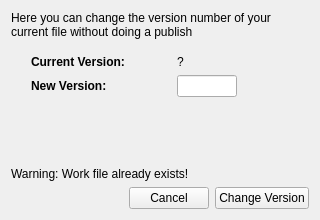
<?xml version="1.0" encoding="UTF-8"?>
<ui version="4.0">
 <class>ChangeVersionForm</class>
 <widget class="QWidget" name="ChangeVersionForm">
  <property name="geometry">
   <rect>
    <x>0</x>
    <y>0</y>
    <width>320</width>
    <height>220</height>
   </rect>
  </property>
  <property name="minimumSize">
   <size>
    <width>320</width>
    <height>220</height>
   </size>
  </property>
  <property name="maximumSize">
   <size>
    <width>16777215</width>
    <height>16777215</height>
   </size>
  </property>
  <property name="windowTitle">
   <string>Form</string>
  </property>
  <layout class="QVBoxLayout" name="verticalLayout" stretch="0,0,0,1,1,0">
   <item>
    <widget class="QLabel" name="label">
     <property name="text">
      <string>Here you can change the version number of your current file without doing a publish</string>
     </property>
     <property name="wordWrap">
      <bool>true</bool>
     </property>
    </widget>
   </item>
   <item>
    <spacer name="verticalSpacer_2">
     <property name="orientation">
      <enum>Qt::Vertical</enum>
     </property>
     <property name="sizeType">
      <enum>QSizePolicy::Fixed</enum>
     </property>
     <property name="sizeHint" stdset="0">
      <size>
       <width>20</width>
       <height>10</height>
      </size>
     </property>
    </spacer>
   </item>
   <item>
    <layout class="QHBoxLayout" name="horizontalLayout_2" stretch="0,1">
     <property name="leftMargin">
      <number>20</number>
     </property>
     <item>
      <layout class="QGridLayout" name="gridLayout" columnstretch="1,0">
       <item row="1" column="1">
        <widget class="QLineEdit" name="new_version_edit">
         <property name="maximumSize">
          <size>
           <width>60</width>
           <height>16777215</height>
          </size>
         </property>
         <property name="inputMask">
          <string/>
         </property>
         <property name="maxLength">
          <number>32767</number>
         </property>
         <property name="frame">
          <bool>true</bool>
         </property>
        </widget>
       </item>
       <item row="1" column="0">
        <widget class="QLabel" name="label_3">
         <property name="text">
          <string>&lt;html&gt;&lt;head/&gt;&lt;body&gt;&lt;p&gt;&lt;span style=&quot; font-weight:600;&quot;&gt;New Version:&lt;/span&gt;&lt;/p&gt;&lt;/body&gt;&lt;/html&gt;</string>
         </property>
        </widget>
       </item>
       <item row="0" column="0">
        <widget class="QLabel" name="label_2">
         <property name="minimumSize">
          <size>
           <width>140</width>
           <height>0</height>
          </size>
         </property>
         <property name="text">
          <string>&lt;html&gt;&lt;head/&gt;&lt;body&gt;&lt;p&gt;&lt;span style=&quot; font-weight:600;&quot;&gt;Current Version:&lt;/span&gt;&lt;/p&gt;&lt;/body&gt;&lt;/html&gt;</string>
         </property>
        </widget>
       </item>
       <item row="0" column="1">
        <widget class="QLabel" name="current_version_label">
         <property name="text">
          <string>?</string>
         </property>
        </widget>
       </item>
      </layout>
     </item>
     <item>
      <spacer name="horizontalSpacer_3">
       <property name="orientation">
        <enum>Qt::Horizontal</enum>
       </property>
       <property name="sizeHint" stdset="0">
        <size>
         <width>40</width>
         <height>20</height>
        </size>
       </property>
      </spacer>
     </item>
    </layout>
   </item>
   <item>
    <spacer name="verticalSpacer">
     <property name="orientation">
      <enum>Qt::Vertical</enum>
     </property>
     <property name="sizeHint" stdset="0">
      <size>
       <width>20</width>
       <height>40</height>
      </size>
     </property>
    </spacer>
   </item>
   <item>
    <widget class="QLabel" name="warning_label">
     <property name="text">
      <string>Warning: Work file already exists!</string>
     </property>
     <property name="alignment">
      <set>Qt::AlignBottom|Qt::AlignLeading|Qt::AlignLeft</set>
     </property>
     <property name="wordWrap">
      <bool>true</bool>
     </property>
    </widget>
   </item>
   <item>
    <layout class="QHBoxLayout" name="horizontalLayout">
     <item>
      <spacer name="horizontalSpacer">
       <property name="orientation">
        <enum>Qt::Horizontal</enum>
       </property>
       <property name="sizeHint" stdset="0">
        <size>
         <width>40</width>
         <height>20</height>
        </size>
       </property>
      </spacer>
     </item>
     <item>
      <widget class="QPushButton" name="cancel_btn">
       <property name="text">
        <string>Cancel</string>
       </property>
      </widget>
     </item>
     <item>
      <widget class="QPushButton" name="change_version_btn">
       <property name="text">
        <string>Change Version</string>
       </property>
      </widget>
     </item>
    </layout>
   </item>
  </layout>
  <zorder>label</zorder>
  <zorder>verticalSpacer_2</zorder>
  <zorder>warning_label</zorder>
  <zorder>verticalSpacer</zorder>
 </widget>
 <resources/>
 <connections/>
</ui>
